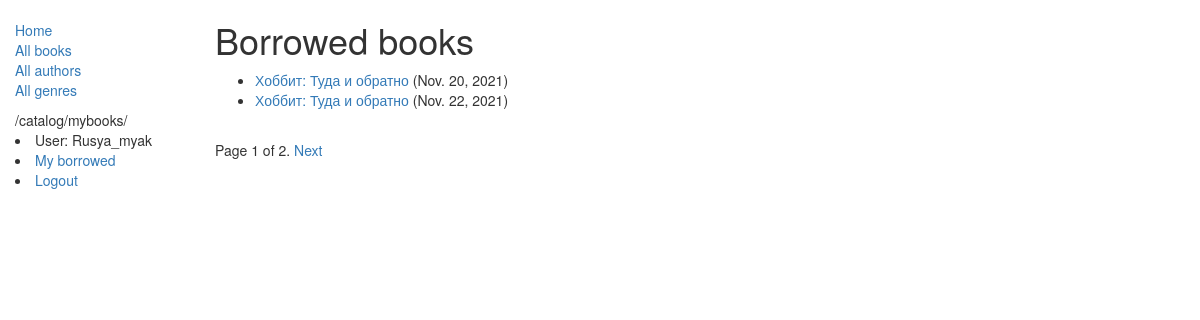
/catalog/mybooks/ (signed in), run on the app's committed database.
### catalog/models.py (models this page shows, shortened)
class BookInstance(models.Model):
    id = models.UUIDField(
        primary_key=True,
        default=uuid.uuid4,
        help_text='"Unique ID for this particular book across whole library"',
    )
    due_back = models.DateField(null=True, blank=True)
    book = models.ForeignKey(Book, on_delete=models.SET_NULL, null=True)
    imprint = models.CharField(max_length=20)
    LOAN_STATUS = (
        ("m", "Maintenance"),
        ("o", "On loan"),
        ("a", "Available"),
        ("r", "Reserved"),
    )
    status = models.CharField(
        max_length=20,
        choices=LOAN_STATUS,
        blank=True,
        default="m",
        help_text="Book availability",
    )
    borrower = models.ForeignKey(User, on_delete=models.SET_NULL, null=True, blank=True)
    class Meta:
        ordering = ["due_back"]
        permissions = (("can_mark_returned", "Set book as returned"),)
    @property
    def is_overdue(self):
        if self.due_back and date.today() > self.due_back:
            return True
        return False

class Book(models.Model):
    STATUS = (
        ("Ruslan", "Rusel"),
        ("Albert", "Alb"),
    )
    title = models.CharField(max_length=200)
    author = models.ForeignKey("Author", on_delete=models.SET_NULL, null=True)
    genre = models.ManyToManyField(
        Genre, help_text="Select a genre for this book", related_name="Books"
    )
    summary = models.TextField(help_text="Print description for this book")
    isbn = models.CharField(
        "ISBN",
        max_length=13,
        help_text='13 Character <a href="https://www.isbn-international.org/content/what-isbn">ISBN number</a>',
    )
    language = models.ManyToManyField(Language, help_text="Enter language")
    stat = models.CharField(max_length=200, choices=STATUS, default=True)
    def display_genre(self):
        return ", ".join([genre.name for genre in self.genre.all()[:3]])
    display_genre.short_description = "Genre"

### catalog/views.py (the view)
class LoanedBooksByUserListView(LoginRequiredMixin, generic.ListView):
    model = BookInstance
    template_name = "bookinstance_list_borrowed_user.html"
    paginate_by = 2
    def get_queryset(self):
        return (
            BookInstance.objects.filter(borrower=self.request.user)
            .filter(status__exact="o")
            .order_by("due_back")
        )

### catalog/templates/bookinstance_list_borrowed_user.html
{% extends "base_generic.html" %}
{% block content %}
<h1>Borrowed books</h1>
{% if bookinstance_list %}
<ul>
    {% for bookinstance in bookinstance_list %}
    <li class="{% if bookinstance.is_overdue %}text-danger{% endif %}">
        <a href="{% url 'book-detail' bookinstance.book.pk %}">{{ bookinstance.book.title }}</a>
        ({{ bookinstance.due_back }})
    </li>
    {% endfor %}
</ul>
{% endif %}
{% endblock %}

### catalog/templates/base_generic.html (shortened to what this page needs)
<!DOCTYPE html>
<html lang="en">
<head>
    <link rel="stylesheet" href="https://maxcdn.bootstrapcdn.com/bootstrap/3.3.7/css/bootstrap.min.css">
    {% load static %}
    <link rel="stylesheet" href="{% static 'css/style.css' %}">
</head>
<body>
    <div class="container-fluid">
        <div class="row">
            <div class="col-sm-2">
                {% block sidebar %}
                <ul class="sidebar-nav">
                    <li><a href='{% url "index" %}'>Home</a></li>
                    <li><a href='{% url "list-books" %}' %}'>All books</a></li>
                    <li><a href='{% url "list-authors" %}'>All authors</a></li>
                    <li><a href=''>All genres</a></li>
                </ul>
                {{ request.path }}
                {% if user.is_authenticated %}
                <li>User: {{ user.get_username }}</li>
                {% if user.is_staff %}
                <li><a href='{% url "list-borrowers-for-libraries" %}'>Borrowers</a></li>
                {% else %}
                <li><a href='{% url "list-borrowed-books" %}'>My borrowed</a></li>
                {% endif %}
                <li><a href="{% url 'logout' %}?next={{request.path}}">Logout</a></li>
                {% else %}
                <li><a href="{% url 'login' %}?next={{request.path}}">Login</a></li>
                {% endif %}
                {% endblock %}
            </div>
            <div class=" col-sm-10 ">
                {% block content %}{% endblock %}
                {% block pagination %}
                {% if is_paginated %}
                <div class=" pagination">
                    <span class="page-links">
                        <span class="page-current">
                            Page {{ page_obj.number }} of {{ page_obj.paginator.num_pages }}.
                        </span>
                        {% if page_obj.has_next %}
                        <a href="{{ request.path }}?page={{ page_obj.next_page_number }}">Next</a>
                        {% endif %}
                    </span>
                </div>
                {% endif %}
                {% endblock %}
            </div>
        </div>
    </div>
</body>
</html>

### catalog/static/css/style.css (style rules this page uses)
.sidebar-nav { margin-top: 20px; padding: 0; list-style: none; }

### data on the page
BookInstance: book "Хоббит: Туда и обратно", due_back "Nov. 20, 2021"
BookInstance: book "Хоббит: Туда и обратно", due_back "Nov. 22, 2021"

### other printed values
{{ request.path }} "/catalog/mybooks/"
{{ user.get_username }} "Rusya_myak"
{{ page_obj.number }} "1"
{{ page_obj.paginator.num_pages }} "2"
